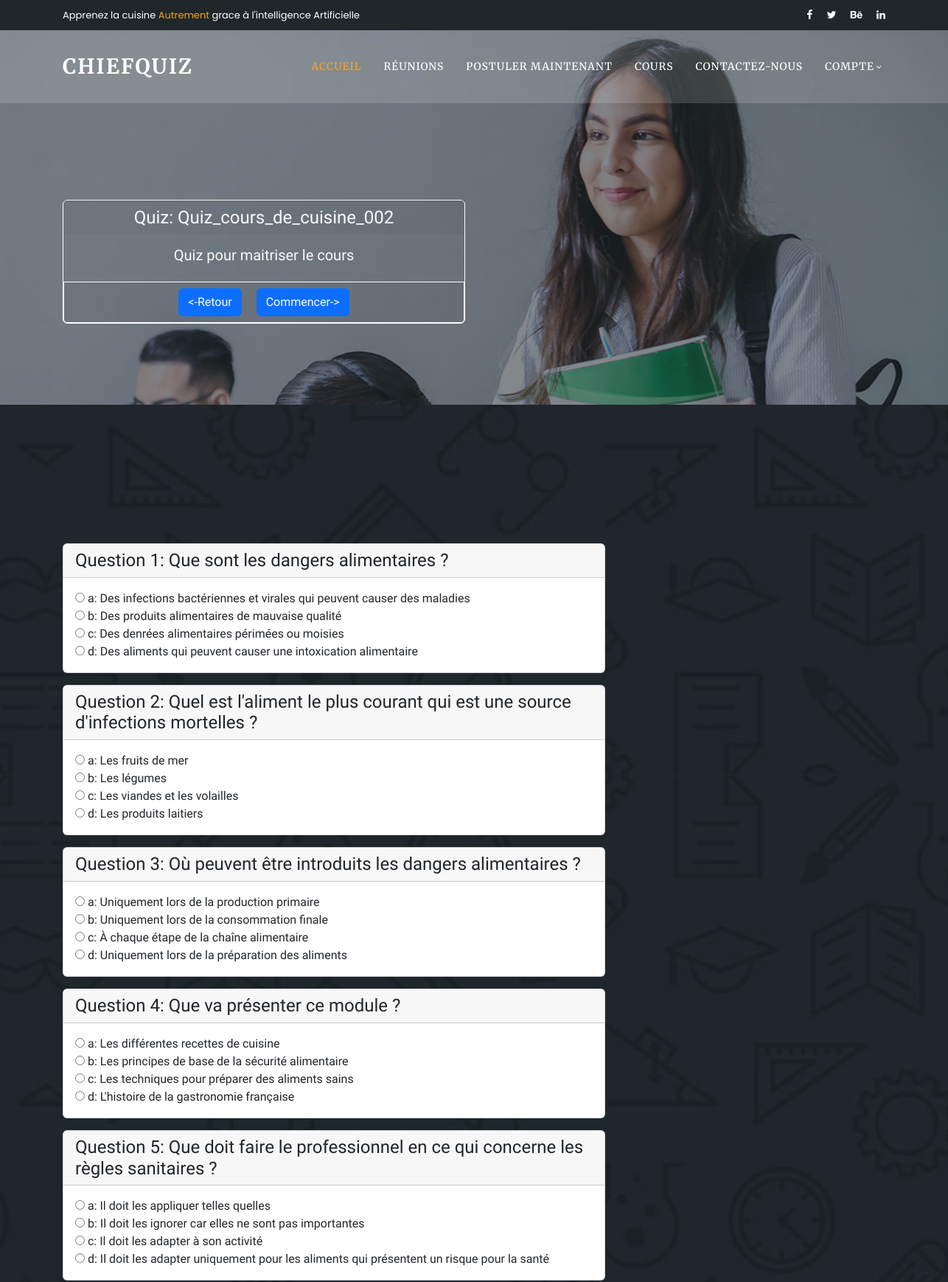
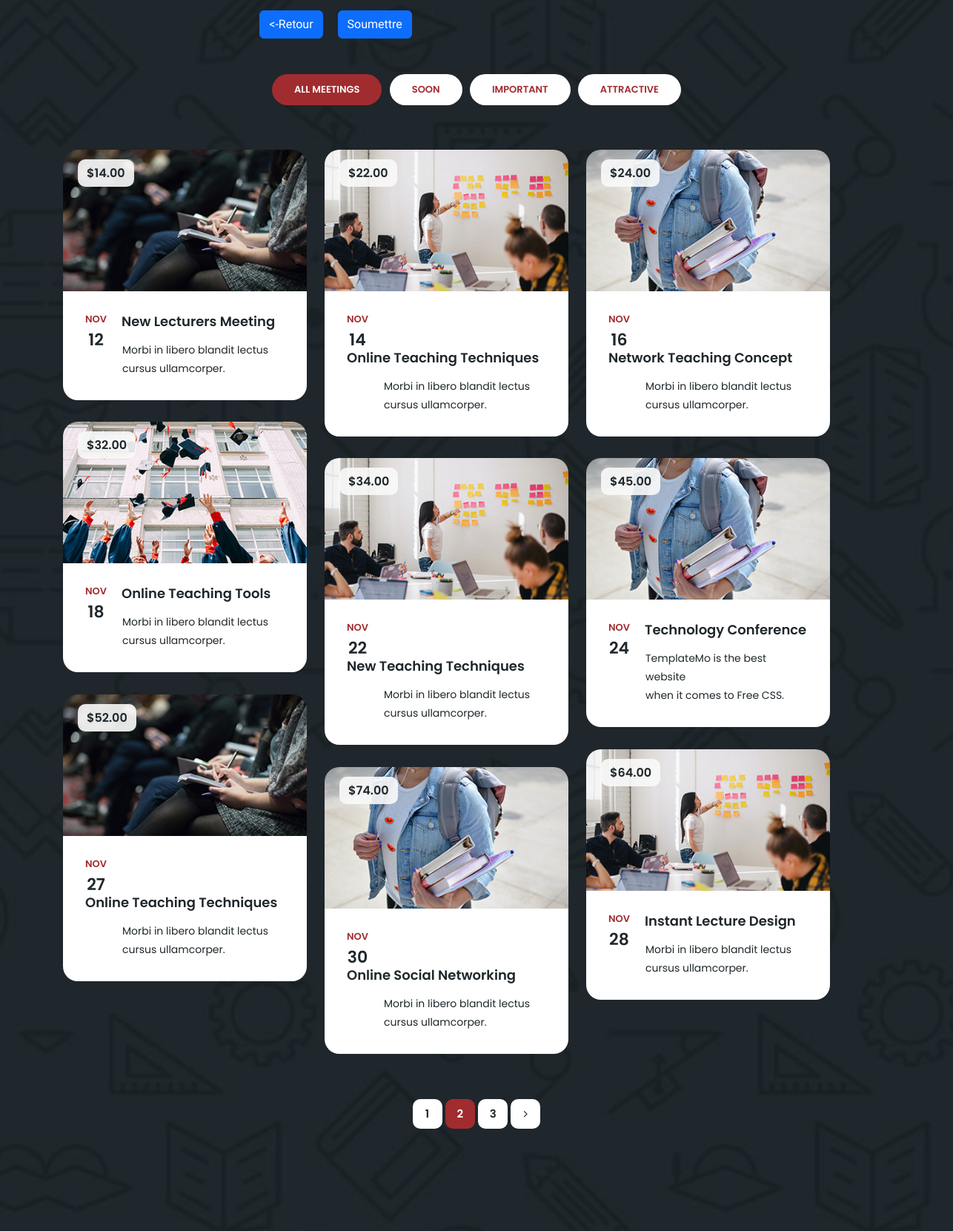
/quiz_details/5/ (upper part), run on the app's committed database (2 pictures, top to bottom).
### lessons/models.py (models this page shows)
class Quiz(models.Model):
    quiz_title = models.CharField(max_length=255)
    quiz_description = models.CharField(max_length=255)
    course = models.ForeignKey(Cours, on_delete=models.CASCADE, related_name="quizzes")
    total_score = models.IntegerField(null=True, blank=True )
    max_score = models.IntegerField(null=True, blank=True )
    def __str__(self):
        return self.quiz_title

class QuestionAnswers(models.Model):
    quiz = models.ForeignKey(Quiz, on_delete=models.CASCADE, related_name="questions")
    numero = models.IntegerField(default=True, blank=True)
    question_text = models.CharField(max_length=1000)
    options = models.JSONField(null=True, blank=True)
    required_time = models.FloatField(default=60)  # Temps requis en secondes
    user_answer = models.CharField(max_length=500, null=True, blank=True)  # Autorisez le champ vide
    great_answer = models.CharField(max_length=500)  # Réponse détaillée ou explication
    score = models.FloatField(null=True, blank=True)  # Score associé à la question
    def __str__(self):
        return self.quiz.quiz_title

### lessons/views.py (the view)
# urls.py: path('quiz_details/<int:quiz_id>/', views.quiz_details, name='quiz_details'),
def quiz_details(request, quiz_id):
    quiz = get_object_or_404(Quiz, id=quiz_id)
    question_answers= QuestionAnswers.objects.filter(quiz=quiz)
    context = {
        'questions': question_answers,
        'quiz': quiz,
        'is_staff': request.user.is_staff
    }
    print("Quiz: ",context)
    return render(request, 'quiz_details.html', context)

### templates/quiz_details.html (shortened to what this page needs)
<!doctype html>
{% load static %}
<head>
    <link href="https://cdn.jsdelivr.net/npm/bootstrap@5.2.3/dist/css/bootstrap.min.css" rel="stylesheet"
>
<link rel="stylesheet" href="https://cdnjs.cloudflare.com/ajax/libs/font-awesome/5.13.0/css/all.min.css">
    <link rel="stylesheet" href="{% static 'assets/css/fontawesome.css' %}">
    <link rel="stylesheet" href="{% static 'assets/css/templatemo-edu-meeting.css' %}">
    <link rel="stylesheet" href="{% static 'assets/css/owl.css' %}">
    <link rel="stylesheet" href="{% static 'assets/css/lightbox.css' %}">
</head>
<body>
 <div class="sub-header">
  <div class="container">
    <div class="row">
      <div class="col-lg-8 col-sm-8">
        <div class="left-content">
          <p>Apprenez la cuisine <em>Autrement</em> grace à l'intelligence Artificielle</p>
        </div>
      </div>
      <div class="col-lg-4 col-sm-4">
        <div class="right-icons">
          <ul>
            <li><a href="#"><i class="fa fa-facebook"></i></a></li>
            <li><a href="#"><i class="fa fa-twitter"></i></a></li>
            <li><a href="#"><i class="fa fa-behance"></i></a></li>
            <li><a href="#"><i class="fa fa-linkedin"></i></a></li>
          </ul>
        </div>
      </div>
    </div>
  </div>
</div>
<header class="header-area header-sticky">
  <div class="container">
      <div class="row">
          <div class="col-12">
              <nav class="main-nav">
                  <a href="index.html" class="logo merriweather">
                     ChiefQuiz
                  </a>
                  <ul class="nav merriweather">
                      <li class="scroll-to-section"><a href="#top" class="active">Accueil</a></li>
                      <li><a href="meetings.html" class="merriweather">Réunions</a></li>
                      <li class="scroll-to-section"><a href="#apply">Postuler maintenant</a></li>
                      <li class="scroll-to-section"><a href="#courses">Cours</a></li>
                      <li class="scroll-to-section"><a href="#contact">Contactez-nous</a></li>
                      <li class="has-sub">
                        <a href="javascript:void(0)">Compte</a>
                    </li>
                  </ul>
              </nav>
          </div>
      </div>
  </div>
</header>
  <section class="heading-page header-text " id="top">
    <div class="container">
        <div class="row redressed">
            <div class="col-lg-6">
                <div class="card bg-transparent text-light" style="border: solid 1px white;">
                    <div class="card-footer">
                      <h4>Quiz: {{ quiz.quiz_title }}</h4>
                    </div>
                    <div class="card-body ">
                        <h5 class="card-title">{{ quiz.quiz_description }}</h5>
                      </div>
                    <div class="card-footer " style="border: solid 0.3px white;">
                        <a class="btn btn-primary me-3" href="{% url 'index' %}" > <-Retour</a>
                        {% if is_staff %}
                        <a class="btn btn-primary " href="#meetings" > Details-> </a>
                        {% else %}
                        <a class="btn btn-primary " href="#meetings" > Commencer-></a>
                        {% endif%}
                      </div>
                  </div>
            </div>
        </div>
    </div>
  </section>
  <section class="meetings-page" id="meetings">
    <div class="container redressed mb-5 ">
        <div class="row mt-5">
          <div class="col-lg-8">
            <form method="POST" action="{% url 'quiz_score' quiz.id %}">
              {% for question in questions %}
                  <div class="card mb-3">
                      <div class="card-header">
                          <h4>Question {{ forloop.counter }}: {{ question.question_text }}</h4>
                      </div>
                      <div class="card-body">
                          <ul>
                              {% for key, value in question.options.items %}
                                  <li>
                                      <label>
                                          <input type="radio" name="question_{{ question.id }}" value="{{ key }}">
                                          {{ key }}: {{ value }}
                                      </label>
                                  </li>
                              {% endfor %}
                          </ul>
                      </div>
                  </div>
              {% endfor %}
            <div class="container text-center">
              <a class="btn btn-primary me-3" href="{% url 'index' %}" > <-Retour</a>
              {% if not is_staff %}
             <button class="btn btn-primary" type="submit">Soumettre</button>
              {% endif%}
            </div>
          </form>
          </div>
        </div>
      </div>
    <div class="container">
      <div class="row">
        <div class="col-lg-12">
          <div class="row">
            <div class="col-lg-12">
              <div class="filters">
                <ul>
                  <li data-filter="*"  class="active">All Meetings</li>
                  <li data-filter=".soon">Soon</li>
                  <li data-filter=".imp">Important</li>
                  <li data-filter=".att">Attractive</li>
                </ul>
              </div>
            </div>
            <div class="col-lg-12">
              <div class="row grid">
                <div class="col-lg-4 templatemo-item-col all soon">
                  <div class="meeting-item">
                    <div class="thumb">
                      <div class="price">
                        <span>$14.00</span>
                      </div>
                      <a href="meeting-details.html"><img src="assets/images/meeting-01.jpg" alt=""></a>
                    </div>
                    <div class="down-content">
                      <div class="date">
                        <h6>Nov <span>12</span></h6>
                      </div>
                      <a href="meeting-details.html"><h4>New Lecturers Meeting</h4></a>
                      <p>Morbi in libero blandit lectus<br>cursus ullamcorper.</p>
                    </div>
                  </div>
                </div>
                <div class="col-lg-4 templatemo-item-col all imp">
                  <div class="meeting-item">
                    <div class="thumb">
                      <div class="price">
                        <span>$22.00</span>
                      </div>
                      <a href="meeting-details.html"><img src="assets/images/meeting-02.jpg" alt=""></a>
                    </div>
                    <div class="down-content">
                      <div class="date">
                        <h6>Nov <span>14</span></h6>
                      </div>
                      <a href="meeting-details.html"><h4>Online Teaching Techniques</h4></a>
                      <p>Morbi in libero blandit lectus<br>cursus ullamcorper.</p>
                    </div>
                  </div>
                </div>
                <div class="col-lg-4 templatemo-item-col all soon">
                  <div class="meeting-item">
                    <div class="thumb">
                      <div class="price">
                        <span>$24.00</span>
                      </div>
                      <a href="meeting-details.html"><img src="assets/images/meeting-03.jpg" alt=""></a>
                    </div>
                    <div class="down-content">
                      <div class="date">
                        <h6>Nov <span>16</span></h6>
                      </div>
                      <a href="meeting-details.html"><h4>Network Teaching Concept</h4></a>
                      <p>Morbi in libero blandit lectus<br>cursus ullamcorper.</p>
                    </div>
                  </div>
                </div>
                <div class="col-lg-4 templatemo-item-col all att">
                  <div class="meeting-item">
                    <div class="thumb">
                      <div class="price">
                        <span>$32.00</span>
                      </div>
                      <a href="meeting-details.html"><img src="assets/images/meeting-04.jpg" alt=""></a>
                    </div>
                    <div class="down-content">
                      <div class="date">
                        <h6>Nov <span>18</span></h6>
                      </div>
                      <a href="meeting-details.html"><h4>Online Teaching Tools</h4></a>
                      <p>Morbi in libero blandit lectus<br>cursus ullamcorper.</p>
                    </div>
                  </div>
                </div>
                <div class="col-lg-4 templatemo-item-col all att">
                  <div class="meeting-item">
                    <div class="thumb">
                      <div class="price">
                        <span>$34.00</span>
                      </div>
                      <a href="meeting-details.html"><img src="assets/images/meeting-02.jpg" alt=""></a>
                    </div>
                    <div class="down-content">
                      <div class="date">
                        <h6>Nov <span>22</span></h6>
                      </div>
                      <a href="meeting-details.html"><h4>New Teaching Techniques</h4></a>
                      <p>Morbi in libero blandit lectus<br>cursus ullamcorper.</p>
                    </div>
                  </div>
                </div>
                <div class="col-lg-4 templatemo-item-col all imp">
                  <div class="meeting-item">
                    <div class="thumb">
                      <div class="price">
                        <span>$45.00</span>
                      </div>
                      <a href="meeting-details.html"><img src="assets/images/meeting-03.jpg" alt=""></a>
                    </div>
                    <div class="down-content">
                      <div class="date">
                        <h6>Nov <span>24</span></h6>
                      </div>
                      <a href="meeting-details.html"><h4>Technology Conference</h4></a>
                      <p>TemplateMo is the best website<br>when it comes to Free CSS.</p>
                    </div>
                  </div>
                </div>
                <div class="col-lg-4 templatemo-item-col all imp att">
                  <div class="meeting-item">
                    <div class="thumb">
                      <div class="price">
                        <span>$52.00</span>
                      </div>
                      <a href="meeting-details.html"><img src="assets/images/meeting-01.jpg" alt=""></a>
                    </div>
                    <div class="down-content">
                      <div class="date">
                        <h6>Nov <span>27</span></h6>
                      </div>
                      <a href="meeting-details.html"><h4>Online Teaching Techniques</h4></a>
                      <p>Morbi in libero blandit lectus<br>cursus ullamcorper.</p>
                    </div>
                  </div>
                </div>
                <div class="col-lg-4 templatemo-item-col all soon imp">
                  <div class="meeting-item">
                    <div class="thumb">
                      <div class="price">
                        <span>$64.00</span>
                      </div>
                      <a href="meeting-details.html"><img src="assets/images/meeting-02.jpg" alt=""></a>
                    </div>
                    <div class="down-content">
                      <div class="date">
                        <h6>Nov <span>28</span></h6>
                      </div>
                      <a href="meeting-details.html"><h4>Instant Lecture Design</h4></a>
                      <p>Morbi in libero blandit lectus<br>cursus ullamcorper.</p>
                    </div>
                  </div>
                </div>
                <div class="col-lg-4 templatemo-item-col all att soon">
                  <div class="meeting-item">
                    <div class="thumb">
                      <div class="price">
                        <span>$74.00</span>
                      </div>
                      <a href="meeting-details.html"><img src="assets/images/meeting-03.jpg" alt=""></a>
                    </div>
                    <div class="down-content">
                      <div class="date">
                        <h6>Nov <span>30</span></h6>
                      </div>
                      <a href="meeting-details.html"><h4>Online Social Networking</h4></a>
                      <p>Morbi in libero blandit lectus<br>cursus ullamcorper.</p>
                    </div>
                  </div>
                </div>
              </div>
            </div>
            <div class="col-lg-12">
              <div class="pagination">
                <ul>
                  <li><a href="#">1</a></li>
                  <li class="active"><a href="#">2</a></li>
                  <li><a href="#">3</a></li>
                  <li><a href="#"><i class="fa fa-angle-right"></i></a></li>
                </ul>
              </div>
            </div>
          </div>
        </div>
      </div>
    </div>
  </section>
</body>
</body>
</html>

### templates/quiz_details.html (style rules this page uses)
.redressed { font-family: "Redressed", serif; }
.merriweather { font-family: "Merriweather", serif; }

### data on the page
Quiz: quiz_title "Quiz_cours_de_cuisine_002", quiz_description "Quiz pour maitriser le cours"
QuestionAnswers: question_text "Que sont les dangers alimentaires ?", user_answer "a", great_answer "Des infections bactériennes et virales qui peuvent causer des maladies", options "b" "c" "d", options "Des produits alimentaires de mauvaise qualité" "Des denrées alimentaires périmées ou moisies" "Des aliments qui peuvent causer une intoxication alimentaire"
QuestionAnswers: question_text "Quel est l'aliment le plus courant qui est une source d'infections mortelles ?", options "a" "b" "d", options "Les fruits de mer" "Les légumes" "Les produits laitiers", user_answer "c", great_answer "Les viandes et les volailles"
QuestionAnswers: question_text "Où peuvent être introduits les dangers alimentaires ?", options "a" "b" "d", options "Uniquement lors de la production primaire" "Uniquement lors de la consommation finale" "Uniquement lors de la préparation des aliments", user_answer "c", great_answer "À chaque étape de la chaîne alimentaire"
QuestionAnswers: question_text "Que va présenter ce module ?", options "a" "c" "d", options "Les différentes recettes de cuisine" "Les techniques pour préparer des aliments sains" "L'histoire de la gastronomie française", user_answer "b", great_answer "Les principes de base de la sécurité alimentaire"
QuestionAnswers: question_text "Que doit faire le professionnel en ce qui concerne les règles sanitaires ?", options "a" "b" "c" "d", options "Il doit les appliquer telles quelles" "Il doit les ignorer car elles ne sont pas importantes" "Il doit les adapter à son activité" "Il doit les adapter uniquement pour les aliments qui présentent un risque pour la santé"
